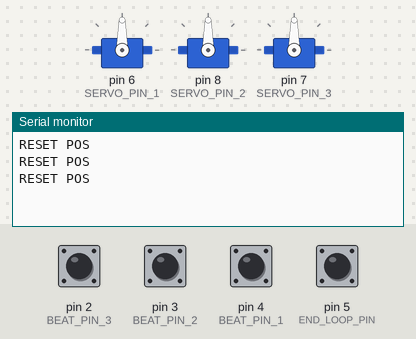
A sketch run on a simulated Arduino Uno, built with avr-gcc and run on an emulated ATmega328P. Parts: 3 × servo, the last lines printed to the serial monitor. The inputs (shaded band) are chosen by the test bench; at power-on: pin 2 (BEAT_PIN_3), pin 3 (BEAT_PIN_2), pin 4 (BEAT_PIN_1), pin 5 (END_LOOP_PIN) HIGH.

Above: at 1.2 s.
1.3 s: pin 2 (BEAT_PIN_3) pulled LOW for 0.15 s
At 2.6 s:
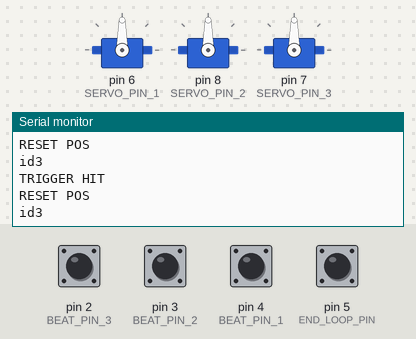
2.9 s: pin 5 (END_LOOP_PIN) pulled LOW for 0.15 s
At 3.5 s:
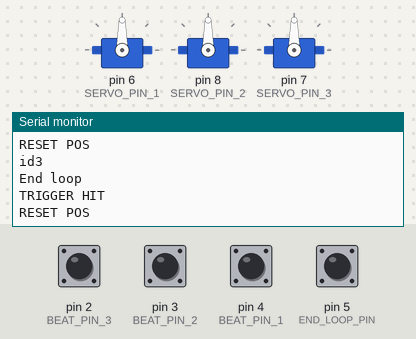
4.5 s: pin 2 (BEAT_PIN_3) driven LOW and pin 5 (END_LOOP_PIN) driven LOW
At 6.2 s:
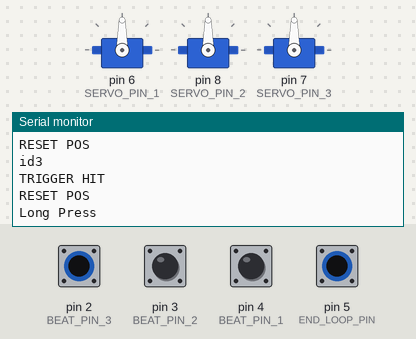

Measured:
- after the input at 1.3 s, the serial monitor: prints a new line at once (image 1)
- after the input at 2.9 s, the serial monitor: prints a new line after 0.17 s (image 2)
- after the input at 4.5 s, the serial monitor: prints a new line at once (image 3)

The sketch:

drummer.ino
```cpp
 #include "Servo.h"
#include <Tasker.h>
#include <AceButton.h>
// #include <ArduinoSTL.h>

using namespace ace_button;

const int BEAT_PIN_1 = 4;
const int BEAT_PIN_2 = 3;
const int BEAT_PIN_3 = 2;

const int END_LOOP_PIN = 5;

const int SERVO_PIN_1 = 6;
const int SERVO_PIN_2 = 8;
const int SERVO_PIN_3 = 7;

const int OFF_POS = 0;
const int ON_POS = 10;

// ArduinoSTL::vector<int> v = {7, 5, 16, 8};

bool isRecording = false;
long timer;

float userBeatTimes1[16] = {};
int currentUserBeat1 = 0;
float userBeatTimes2[16] = {};
int currentUserBeat2 = 0;
float userBeatTimes3[16] = {};
int currentUserBeat3 = 0;

int userBeatLoopLength = 0;

int pattern1[] = {0, 0, 0, 0, 0, 0, 0, 0};
int pattern2[] = {0, 0, 0, 0, 0, 0, 0, 0};
int pattern3[] = {0, 0, 0, 0, 0, 0, 0, 0};

int stepDuration = 599;
int stepCount = 8;
int currentStep = 0;
bool isPlaying = false;

Tasker tasker(true);

Servo servoMotor1;
Servo servoMotor2;
Servo servoMotor3;

ButtonConfig tapBeatButton1Config;
AceButton tapBeatButton1(&tapBeatButton1Config);

ButtonConfig tapBeatButton2Config;
AceButton tapBeatButton2(&tapBeatButton2Config);

ButtonConfig tapBeatButton3Config;
AceButton tapBeatButton3(&tapBeatButton3Config);

ButtonConfig endLoopButtonConfig;
AceButton endLoopButton(&endLoopButtonConfig);

Servo motors[] = {servoMotor1, servoMotor2, servoMotor3};

/* ================================== */

void resetPos(int motorIndex)
{
  Serial.println("RESET POS");
  Servo motor = motors[motorIndex];
  motor.write(OFF_POS);
}

void triggerHit(int motorIndex)
{
  Serial.println("TRIGGER HIT");

  Servo motor = motors[motorIndex];
  motor.write(ON_POS);
  tasker.setTimeout(resetPos, 200, motorIndex);
}

void playStep()
{
  // Serial.println("step");
  if (!isPlaying)
    return;

  if (pattern1[currentStep])
    triggerHit(0);

  if (pattern2[currentStep])
    triggerHit(1);

  if (pattern3[currentStep])
    triggerHit(2);

  currentStep++;
  currentStep = currentStep % stepCount;
}

// ============ TRIGGER HIT ============
void handleTapBeatPress(AceButton *button, uint8_t eventType, uint8_t buttonState)
{
  uint8_t id = button->getId();
  Serial.print("id");
  Serial.println(id);

  if (eventType == AceButton::kEventPressed)
  {
    isRecording = true;
    if (id == 1)
    {
      triggerHit(0);
      userBeatTimes1[currentUserBeat1] = timer;
      currentUserBeat1++;
    }
    else if (id == 2)
    {
      triggerHit(1);
      userBeatTimes2[currentUserBeat2] = timer;
      currentUserBeat2++;
    }
    else if (id == 3)
    {
      triggerHit(2);
      userBeatTimes3[currentUserBeat3] = timer;
      currentUserBeat3++;
    }
  }
}

boolean isStepActive(float beatToQuantizeTo, float halfBeat, int currentUserBeat, float userBeatTimes[])
{
  for (int i = 0; i < currentUserBeat; i++)
  {
    int userBeatTime = userBeatTimes[i];
    if (beatToQuantizeTo - halfBeat < userBeatTime && beatToQuantizeTo + halfBeat > userBeatTime)
    {
      return true;
    }
  }
  return false;
}

// int holdDownTimer = 0;

// void incrementHoldDownTimer() {
//   holdDownTimer++;
// }

// ============ END LOOP ============
void handleEndLoopPress(AceButton *button, uint8_t eventType, uint8_t buttonState)
{
  if (eventType == AceButton::kEventLongPressed)
  {
    Serial.println("Long Press");
    isPlaying = !isPlaying;
  }

  if (eventType == AceButton::kEventReleased)
  {
    Serial.println("End loop");
    userBeatLoopLength = timer;
    isRecording = false;
    timer = 0;
    for (size_t i = 0; i < 8; i++)
    {
      pattern1[i] = 0;
      pattern2[i] = 0;
    }
    int newBeatDuration = userBeatLoopLength / 8;
    int halfBeat = newBeatDuration / 2;

    for (int i = 0; i < 8; i++)
    {
      int beatToQuantizeTo = newBeatDuration * i;

      int isActive1 = isStepActive(beatToQuantizeTo, halfBeat, currentUserBeat1, userBeatTimes1);
      pattern1[i] = isActive1;

      int isActive2 = isStepActive(beatToQuantizeTo, halfBeat, currentUserBeat2, userBeatTimes2);
      pattern2[i] = isActive2;

      int isActive3 = isStepActive(beatToQuantizeTo, halfBeat, currentUserBeat3, userBeatTimes3);
      pattern3[i] = isActive3;

      // Serial.println(pattern1[i]);
    }

    stepDuration = newBeatDuration;
    // Serial.println(newBeatDuration);

    currentStep = 0;
    currentUserBeat1 = 0;
    currentUserBeat2 = 0;
    currentUserBeat3 = 0;

    isPlaying = true;
    playStep();
    tasker.setInterval(playStep, stepDuration);
  }
}

void incrementTimer()
{
  if (isRecording)
  {
    timer++;
  }
}

void setup()
{
  Serial.begin(9600);

  pinMode(SERVO_PIN_1, OUTPUT);
  pinMode(SERVO_PIN_2, OUTPUT);
  pinMode(SERVO_PIN_3, OUTPUT);
  pinMode(BEAT_PIN_1, INPUT_PULLUP);
  pinMode(BEAT_PIN_2, INPUT_PULLUP);
  pinMode(BEAT_PIN_3, INPUT_PULLUP);
  pinMode(END_LOOP_PIN, INPUT_PULLUP);

  tapBeatButton1Config.setEventHandler(handleTapBeatPress);
  tapBeatButton2Config.setEventHandler(handleTapBeatPress);
  tapBeatButton3Config.setEventHandler(handleTapBeatPress);

  endLoopButtonConfig.setEventHandler(handleEndLoopPress);
  endLoopButtonConfig.setFeature(ButtonConfig::kFeatureLongPress);
  endLoopButtonConfig.setFeature(ButtonConfig::kFeatureSuppressAfterLongPress);

  tapBeatButton1.init(BEAT_PIN_1, HIGH, 1);
  tapBeatButton2.init(BEAT_PIN_2, HIGH, 2);
  tapBeatButton3.init(BEAT_PIN_3, HIGH, 3);

  endLoopButton.init(END_LOOP_PIN, HIGH, 4);

  servoMotor1.attach(SERVO_PIN_1);
  servoMotor2.attach(SERVO_PIN_2);
  servoMotor3.attach(SERVO_PIN_3);

  resetPos(0);
  resetPos(1);
  resetPos(2);

  tasker.setInterval(incrementTimer, 1);
  // tasker.setInterval(playStep, stepDuration);
}

void loop()
{
  tapBeatButton1.check();
  tapBeatButton2.check();
  tapBeatButton3.check();
  endLoopButton.check();

  tasker.loop();
}
```
